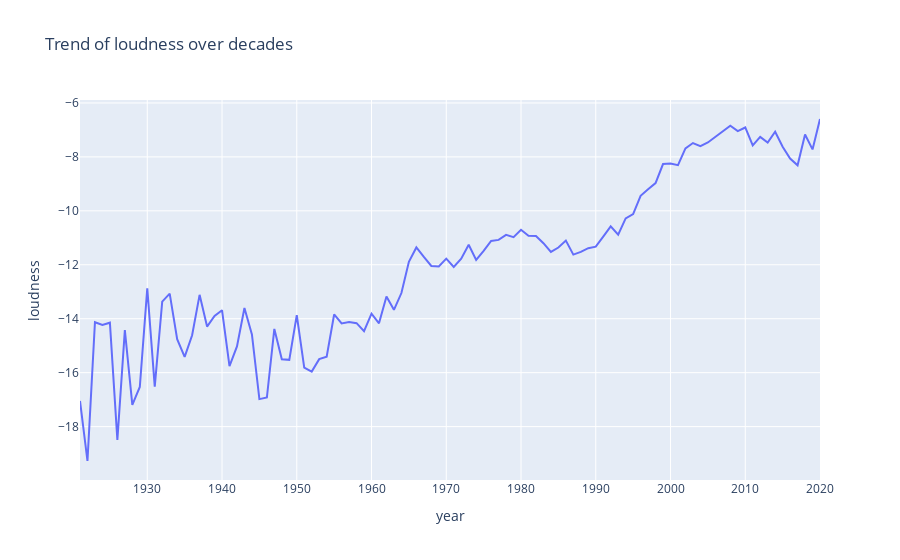

The notebook cell this image was saved under:
### Code cell
fig = px.line(year_data, x='year', y='loudness',title='Trend of loudness over decades')
fig.show()
